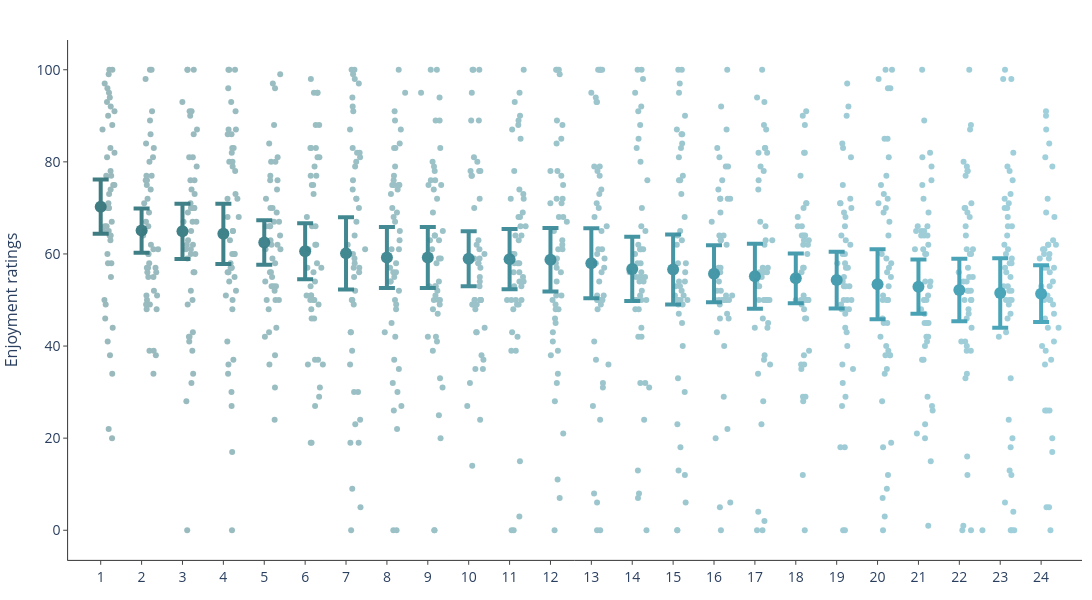

Notebook code for this chart:
### Markdown cell above
## 4.1. Distribution of enjoyment ratings

### Code cell
# [PAPER FIGURE 2] Distribution of enjoyment ratings by trajectory: raw dots (gradient, sorted by mean) plus mean+95CI per video (colored gradient)

# Prepare data: only keep rows with both ratings and units
df_plot = df_ratings[df_ratings['rating_enjoyment'].notna() & df_ratings['trajectory_unit'].notna()]

# Compute mean for each unit (video) and sort
means = df_plot.groupby('trajectory_unit')['rating_enjoyment'].mean()
units_sorted = means.sort_values(ascending=False).index.tolist()

# Make plot dot/color gradient
cmap = LinearSegmentedColormap.from_list(
    "custom_teal_to_darkteal",
    ['#316a6c', '#42a3b9'],
    N=len(units_sorted) + 6
)
gradient_colors = [mcolors.to_hex(cmap(i + 6)) for i in range(len(units_sorted))]

dot_traces = []
mean_error_traces = []
DOT_X_OFFSET = 0.2

for i, unit in enumerate(units_sorted):
    vals = df_plot[df_plot['trajectory_unit'] == unit]['rating_enjoyment']
    x_jitter = np.random.normal(loc=i + DOT_X_OFFSET, scale=0.09, size=len(vals))
    dot_traces.append(go.Scatter(
        x=x_jitter, y=vals.values,
        mode='markers',
        marker=dict(color=gradient_colors[i], size=6),
        opacity=0.5,
        showlegend=False,
        hoverinfo='skip'
    ))
    n = len(vals)
    mean = np.mean(vals)
    h = t.ppf(0.975, n-1) * (np.std(vals, ddof=1) / np.sqrt(n)) if n > 1 else 0
    mean_error_traces.append(go.Scatter(
        x=[i], y=[mean],
        mode='markers',
        marker=dict(color=gradient_colors[i], size=12),
        error_y=dict(
            type='data', array=[h], visible=True, color=gradient_colors[i], thickness=4, width=8
        ),
        name=f'Video {i + 1}<br>({unit})',  # Directly use the trajectory_unit string
        opacity=0.95,
        showlegend=False
    ))

fig = go.Figure(data=dot_traces + mean_error_traces)
fig.update_layout(
    xaxis=dict(
        tickmode='array',
        tickvals=list(range(len(units_sorted))),
        ticktext=[str(i+1) for i in range(len(units_sorted))],
        tickfont=dict(size=14),
        showline=True, showgrid=True, zeroline=False,
        mirror=False, linewidth=0.8, linecolor='black',
        ticks='outside', ticklen=4,
    ),
    yaxis=dict(
        title=dict(text="Enjoyment ratings", font=dict(size=16)),
        showline=True, showgrid=True, zeroline=False,
        mirror=False, linewidth=0.8, linecolor='black',
        ticks='outside', ticklen=4, tickfont=dict(size=14),
    ),
    width=1400, height=600,
    margin=dict(l=10, r=10, t=40, b=40),
    plot_bgcolor='white'
)

fig.update_xaxes(range=[-0.8, len(units_sorted)])
fig.show()

### Figure 1 — Plotly figure (JSON) as saved in the notebook; plotly's stock layout.template omitted (floating-point values rounded to 4 significant figures)
{"data": [{"hoverinfo": "skip", "marker": {"color": "#35767c", "size": 6}, "mode": "markers", "opacity": 0.5, "showlegend": false, "type": "scatter", "x": [0.2374, 0.1817, 0.2264, 0.1961, 0.1353, 0.2372, 0.245, 0.2227, 0.2057, 0.1443, 0.162, 0.3062, 0.1645, 0.1557, 0.2856, 0.1879, 0.2821, 0.2565, 0.122, 0.09723, 0.2601, 0.2022, 0.2705, 0.3368, 0.1961, 0.2424, 0.1101, 0.1535, 0.1642, 0.04352, 0.178, 0.2175, 0.3367, 0.2933, 0.06404, 0.2443, 0.1948, 0.2406, 0.09872, 0.09106, 0.2503, 0.2118, 0.1949, 0.2773, 0.2003, 0.1705, 0.2829, 0.3356], "y": [83.0, 90.0, 38.0, 65.0, 77.0, 63.0, 92.0, 94.0, 73.0, 66.0, 70.0, 75.0, 60.0, 81.0, 100.0, 71.0, 34.0, 77.0, 49.0, 97.0, 58.0, 95.0, 67.0, 82.0, 70.0, 74.0, 46.0, 93.0, 96.0, 87.0, 58.0, 64.0, 91.0, 44.0, 65.0, 64.0, 22.0, 78.0, 66.0, 50.0, 55.0, 100.0, 99.0, 20.0, 70.0, 41.0, 88.0, 75.0]}, {"hoverinfo": "skip", "marker": {"color": "#35787f", "size": 6}, "mode": "markers", "opacity": 0.5, "showlegend": false, "type": "scatter", "x": [1.203, 1.192, 1.256, 1.17, 1.158, 1.164, 1.29, 1.145, 1.165, 1.228, 1.064, 1.205, 1.299, 1.403, 1.098, 1.279, 1.131, 1.101, 1.129, 1.124, 1.141, 1.038, 1.34, 1.358, 1.219, 1.111, 1.206, 1.349, 1.244, 1.29, 1.302, 1.29, 1.118, 1.186, 1.069, 1.223, 1.367, 1.163, 1.192, 1.379, 1.296, 1.107, 1.127, 1.131, 1.246, 1.109, 1.182, 1.118], "y": [49.0, 80.0, 91.0, 60.0, 57.0, 55.0, 55.0, 72.0, 60.0, 62.0, 71.0, 100.0, 83.0, 61.0, 98.0, 81.0, 50.0, 76.0, 57.0, 48.0, 56.0, 64.0, 57.0, 56.0, 86.0, 49.0, 89.0, 38.0, 100.0, 34.0, 52.0, 61.0, 51.0, 58.0, 65.0, 74.0, 48.0, 66.0, 39.0, 51.0, 39.0, 67.0, 75.0, 76.0, 77.0, 84.0, 69.0, 77.0]}, {"hoverinfo": "skip", "marker": {"color": "#367a81", "size": 6}, "mode": "markers", "opacity": 0.5, "showlegend": false, "type": "scatter", "x": [2.205, 2.173, 2.219, 2.165, 2.158, 2.269, 2.247, 2.105, 2.194, 2.095, 2.164, 2.286, 2.197, 2.314, 2.354, 2.276, 2.174, 2.347, 2.241, 2.254, 2.252, 2.223, 2.127, 2.132, 2.211, 2.256, 2.221, 2.084, 2.115, 2.206, 2.122, 2.204, 2.189, 2.204, 2.294, 2.292, 2.245, 2.025, 2.124, 2.274, 2.29, 1.997, 2.261, 2.253, 2.297, 2.34, 2.136, 2.119], "y": [52.0, 42.0, 32.0, 41.0, 42.0, 56.0, 67.0, 62.0, 76.0, 28.0, 81.0, 70.0, 71.0, 60.0, 87.0, 100.0, 91.0, 79.0, 39.0, 43.0, 70.0, 91.0, 49.0, 69.0, 65.0, 62.0, 74.0, 61.0, 0.0, 70.0, 100.0, 60.0, 90.0, 61.0, 76.0, 56.0, 50.0, 67.0, 100.0, 86.0, 70.0, 93.0, 34.0, 81.0, 73.0, 67.0, 63.0, 59.0]}, {"hoverinfo": "skip", "marker": {"color": "#367c84", "size": 6}, "mode": "markers", "opacity": 0.5, "showlegend": false, "type": "scatter", "x": [3.126, 3.343, 3.199, 3.161, 3.096, 3.273, 3.127, 3.191, 3.224, 3.22, 3.177, 3.226, 3.124, 3.289, 3.118, 3.143, 3.114, 3.232, 3.103, 3.217, 3.245, 3.252, 3.201, 3.375, 3.299, 3.206, 3.176, 3.297, 3.307, 3.21, 3.144, 3.198, 3.308, 3.124, 3.276, 3.202, 3.143, 3.272, 3.285, 3.223, 3.061, 3.215, 3.201, 3.107, 3.218, 3.234, 3.103, 3.101], "y": [56.0, 72.0, 86.0, 63.0, 41.0, 55.0, 87.0, 93.0, 50.0, 48.0, 57.0, 79.0, 100.0, 78.0, 96.0, 100.0, 34.0, 65.0, 56.0, 83.0, 37.0, 83.0, 57.0, 68.0, 91.0, 82.0, 58.0, 73.0, 87.0, 0.0, 80.0, 30.0, 52.0, 36.0, 60.0, 57.0, 54.0, 60.0, 100.0, 80.0, 51.0, 17.0, 27.0, 86.0, 60.0, 65.0, 68.0, 72.0]}, {"hoverinfo": "skip", "marker": {"color": "#377e87", "size": 6}, "mode": "markers", "opacity": 0.5, "showlegend": false, "type": "scatter", "x": [4.108, 4.386, 4.295, 4.179, 4.263, 4.238, 4.118, 4.24, 4.262, 4.042, 4.151, 4.153, 4.358, 4.145, 4.21, 4.327, 4.274, 4.149, 4.03, 4.229, 4.015, 4.254, 4.266, 4.395, 4.059, 4.177, 4.163, 4.167, 4.362, 4.39, 4.191, 4.263, 4.324, 4.139, 4.145, 4.254, 4.127, 4.12, 4.287, 4.126, 4.304, 4.035, 4.2, 4.312, 4.024, 4.323, 4.203, 4.273], "y": [48.0, 64.0, 44.0, 53.0, 38.0, 67.0, 43.0, 88.0, 31.0, 72.0, 70.0, 63.0, 50.0, 76.0, 97.0, 81.0, 50.0, 77.0, 61.0, 53.0, 42.0, 24.0, 58.0, 61.0, 50.0, 62.0, 56.0, 80.0, 67.0, 99.0, 55.0, 96.0, 76.0, 56.0, 66.0, 52.0, 66.0, 84.0, 53.0, 36.0, 69.0, 66.0, 59.0, 74.0, 54.0, 62.0, 70.0, 80.0]}, {"hoverinfo": "skip", "marker": {"color": "#378089", "size": 6}, "mode": "markers", "opacity": 0.5, "showlegend": false, "type": "scatter", "x": [5.248, 5.164, 5.225, 5.243, 5.349, 5.254, 5.303, 5.133, 5.14, 5.343, 5.295, 5.151, 5.23, 5.29, 5.145, 5.147, 5.035, 5.241, 5.129, 5.054, 5.263, 5.203, 5.22, 5.396, 5.157, 5.143, 5.434, 5.259, 5.214, 5.078, 5.341, 5.206, 5.2, 5.271, 5.126, 5.068, 5.196, 5.361, 5.137, 5.305, 5.241, 5.168, 5.159, 5.136, 5.042, 5.316, 5.328, 5.273], "y": [62.0, 75.0, 50.0, 27.0, 81.0, 66.0, 81.0, 53.0, 98.0, 88.0, 95.0, 48.0, 79.0, 58.0, 51.0, 51.0, 51.0, 37.0, 83.0, 57.0, 83.0, 56.0, 46.0, 57.0, 19.0, 83.0, 36.0, 88.0, 95.0, 61.0, 29.0, 73.0, 50.0, 62.0, 50.0, 36.0, 75.0, 31.0, 19.0, 95.0, 54.0, 66.0, 46.0, 77.0, 68.0, 37.0, 49.0, 77.0]}, {"hoverinfo": "skip", "marker": {"color": "#38828c", "size": 6}, "mode": "markers", "opacity": 0.5, "showlegend": false, "type": "scatter", "x": [6.163, 6.107, 6.197, 6.212, 6.163, 6.254, 6.099, 6.313, 6.189, 6.226, 6.324, 6.115, 6.333, 6.169, 6.345, 6.21, 6.309, 6.149, 6.163, 6.207, 6.27, 6.152, 6.252, 6.223, 6.344, 6.17, 6.205, 6.214, 6.321, 6.141, 6.155, 6.116, 6.354, 6.197, 6.188, 6.253, 6.315, 6.173, 6.155, 6.125, 6.097, 6.294, 6.136, 6.249, 6.222, 6.467, 6.041, 6.177], "y": [74.0, 19.0, 30.0, 58.0, 83.0, 67.0, 36.0, 97.0, 49.0, 23.0, 57.0, 43.0, 82.0, 60.0, 24.0, 64.0, 19.0, 39.0, 92.0, 59.0, 82.0, 9.0, 72.0, 79.0, 81.0, 76.0, 100.0, 98.0, 56.0, 50.0, 94.0, 43.0, 5.0, 55.0, 57.0, 72.0, 70.0, 99.0, 50.0, 0.0, 87.0, 30.0, 100.0, 80.0, 52.0, 61.0, 62.0, 91.0]}, {"hoverinfo": "skip", "marker": {"color": "#39848f", "size": 6}, "mode": "markers", "opacity": 0.5, "showlegend": false, "type": "scatter", "x": [7.313, 7.164, 7.188, 7.143, 7.079, 7.294, 7.172, 7.198, 7.197, 7.156, 7.132, 7.288, 7.098, 7.207, 7.339, 7.179, 7.157, 7.18, 7.248, 7.245, 7.294, 7.309, 7.076, 7.305, 7.446, 7.114, 7.29, 7.131, 7.354, 7.178, 7.258, 6.947, 7.114, 7.292, 7.316, 7.164, 7.262, 7.205, 7.221, 7.225, 7.227, 7.236, 7.224, 7.094, 7.168, 7.176, 7.2, 7.2], "y": [84.0, 68.0, 91.0, 32.0, 54.0, 61.0, 77.0, 89.0, 50.0, 56.0, 70.0, 100.0, 73.0, 83.0, 87.0, 55.0, 0.0, 75.0, 22.0, 69.0, 52.0, 63.0, 57.0, 75.0, 95.0, 45.0, 75.0, 75.0, 27.0, 37.0, 30.0, 43.0, 61.0, 35.0, 65.0, 76.0, 74.0, 42.0, 56.0, 58.0, 49.0, 0.0, 48.0, 54.0, 26.0, 83.0, 67.0, 79.0]}, {"hoverinfo": "skip", "marker": {"color": "#398691", "size": 6}, "mode": "markers", "opacity": 0.5, "showlegend": false, "type": "scatter", "x": [8.234, 8.169, 8.271, 8.242, 8.299, 8.177, 8.105, 8.287, 8.272, 8.272, 8.054, 8.18, 8.148, 8.305, 8.172, 8.317, 8.312, 8.126, 8.074, 8.262, 8.033, 7.835, 8.146, 8.227, 8.192, 8.001, 8.274, 8.213, 8.151, 8.16, 8.195, 8.186, 8.017, 8.367, 8.163, 8.126, 8.171, 8.297, 8.36, 8.224, 8.123, 8.222, 8.199, 8.116, 8.289, 8.292, 8.327, 8.072], "y": [52.0, 78.0, 25.0, 47.0, 33.0, 53.0, 61.0, 94.0, 59.0, 54.0, 63.0, 76.0, 50.0, 83.0, 64.0, 59.0, 20.0, 69.0, 76.0, 50.0, 53.0, 95.0, 74.0, 72.0, 89.0, 42.0, 63.0, 58.0, 79.0, 0.0, 53.0, 51.0, 75.0, 65.0, 0.0, 48.0, 64.0, 50.0, 31.0, 41.0, 39.0, 100.0, 42.0, 80.0, 89.0, 49.0, 75.0, 100.0]}, {"hoverinfo": "skip", "marker": {"color": "#3a8794", "size": 6}, "mode": "markers", "opacity": 0.5, "showlegend": false, "type": "scatter", "x": [9.263, 9.239, 9.266, 9.269, 9.164, 9.046, 9.144, 9.148, 9.114, 9.077, 9.286, 9.163, 9.078, 9.272, 9.386, 9.257, 9.348, 9.03, 9.211, 9.134, 9.103, 9.299, 9.094, 9.06, 9.086, 9.259, 9.36, 9.289, 9.313, 9.293, 9.28, 9.135, 9.286, 9.195, 9.196, 8.965, 9.265, 9.069, 9.39, 9.248, 9.087, 9.271, 9.195, 9.239, 9.233, 9.184, 9.284, 9.129], "y": [61.0, 58.0, 59.0, 72.0, 35.0, 78.0, 50.0, 50.0, 100.0, 95.0, 78.0, 48.0, 77.0, 55.0, 60.0, 78.0, 35.0, 32.0, 80.0, 59.0, 49.0, 50.0, 100.0, 89.0, 14.0, 100.0, 37.0, 50.0, 38.0, 50.0, 24.0, 70.0, 57.0, 62.0, 49.0, 27.0, 53.0, 77.0, 44.0, 89.0, 49.0, 54.0, 43.0, 63.0, 58.0, 43.0, 50.0, 81.0]}, {"hoverinfo": "skip", "marker": {"color": "#3a8996", "size": 6}, "mode": "markers", "opacity": 0.5, "showlegend": false, "type": "scatter", "x": [10.04, 10.24, 9.939, 10.18, 10.19, 10.34, 10.34, 10.06, 10.29, 10.11, 10.29, 10.11, 10.07, 10.15, 10.26, 10.24, 10.05, 10.27, 10.12, 10.03, 10.06, 10.22, 10.29, 10.15, 10.22, 10.39, 10.34, 10.26, 10.32, 10.21, 10.1, 10.22, 10.12, 10.13, 10.24, 10.14, 10.24, 10.09, 10.24, 10.35, 10.2, 10.22, 10.04, 10.25, 10.24, 10.33, 10.1, 10.27], "y": [50.0, 54.0, 50.0, 49.0, 42.0, 54.0, 73.0, 87.0, 50.0, 53.0, 64.0, 78.0, 60.0, 50.0, 90.0, 95.0, 0.0, 66.0, 58.0, 72.0, 43.0, 49.0, 53.0, 39.0, 89.0, 66.0, 72.0, 68.0, 69.0, 88.0, 0.0, 63.0, 60.0, 93.0, 56.0, 64.0, 3.0, 48.0, 58.0, 100.0, 58.0, 68.0, 39.0, 15.0, 74.0, 55.0, 56.0, 85.0]}, {"hoverinfo": "skip", "marker": {"color": "#3b8b99", "size": 6}, "mode": "markers", "opacity": 0.5, "showlegend": false, "type": "scatter", "x": [11.15, 11.13, 11.26, 11.13, 11.06, 11.14, 11.16, 11.21, 11.31, 11.18, 11.2, 11.29, 11.14, 11.27, 11.17, 11.2, 11.15, 11.3, 11.31, 11.15, 11.13, 11.18, 11.06, 11.26, 11.29, 11.27, 11.16, 11.1, 11.0, 11.23, 11.11, 11.01, 11.23, 11.19, 11.11, 11.0, 11.05, 11.16, 11.15, 11.27, 11.29, 11.17, 11.31, 11.12, 11.29, 11.16, 11.08, 11.4], "y": [57.0, 45.0, 85.0, 48.0, 41.0, 51.0, 32.0, 68.0, 75.0, 34.0, 48.0, 62.0, 100.0, 77.0, 78.0, 100.0, 84.0, 72.0, 21.0, 54.0, 58.0, 39.0, 43.0, 56.0, 88.0, 71.0, 59.0, 0.0, 71.0, 99.0, 28.0, 38.0, 7.0, 61.0, 46.0, 78.0, 50.0, 100.0, 72.0, 51.0, 61.0, 11.0, 68.0, 49.0, 63.0, 89.0, 65.0, 67.0]}, {"hoverinfo": "skip", "marker": {"color": "#3c8d9c", "size": 6}, "mode": "markers", "opacity": 0.5, "showlegend": false, "type": "scatter", "x": [12.18, 12.32, 12.23, 12.25, 12.31, 12.13, 12.07, 12.11, 12.19, 12.14, 12.25, 12.21, 12.28, 12.15, 12.24, 12.11, 12.26, 12.14, 12.15, 12.26, 12.14, 12.15, 12.17, 12.27, 12.14, 12.22, 12.21, 12.0, 12.19, 12.17, 12.42, 12.21, 12.24, 12.11, 12.14, 12.27, 12.14, 12.38, 12.22, 12.07, 12.13, 12.28, 12.04, 12.22, 12.3, 12.2, 12.08, 12.07], "y": [70.0, 59.0, 49.0, 56.0, 57.0, 71.0, 79.0, 94.0, 54.0, 0.0, 65.0, 24.0, 32.0, 48.0, 50.0, 37.0, 100.0, 6.0, 78.0, 61.0, 93.0, 50.0, 100.0, 50.0, 50.0, 100.0, 79.0, 95.0, 73.0, 61.0, 36.0, 50.0, 74.0, 58.0, 60.0, 50.0, 51.0, 66.0, 0.0, 8.0, 93.0, 31.0, 27.0, 100.0, 51.0, 77.0, 68.0, 41.0]}, {"hoverinfo": "skip", "marker": {"color": "#3c8f9e", "size": 6}, "mode": "markers", "opacity": 0.5, "showlegend": false, "type": "scatter", "x": [13.32, 13.19, 13.07, 13.15, 13.31, 13.13, 13.19, 13.23, 13.18, 13.35, 13.22, 13.15, 13.17, 13.16, 13.11, 13.23, 12.94, 13.17, 13.2, 13.21, 13.41, 13.11, 13.2, 13.09, 13.22, 13.19, 13.14, 13.13, 13.22, 13.27, 13.07, 13.24, 13.37, 13.28, 13.23, 13.22, 13.06, 13.15, 13.08, 13.14, 13.2, 13.32, 13.26, 13.34, 13.23, 13.22, 13.15, 13.29], "y": [65.0, 61.0, 60.0, 85.0, 55.0, 58.0, 88.0, 42.0, 54.0, 0.0, 92.0, 91.0, 55.0, 48.0, 50.0, 100.0, 56.0, 8.0, 58.0, 61.0, 31.0, 83.0, 80.0, 55.0, 56.0, 51.0, 13.0, 100.0, 66.0, 61.0, 95.0, 70.0, 76.0, 54.0, 50.0, 44.0, 50.0, 42.0, 48.0, 7.0, 32.0, 32.0, 98.0, 50.0, 52.0, 55.0, 62.0, 24.0]}, {"hoverinfo": "skip", "marker": {"color": "#3d91a1", "size": 6}, "mode": "markers", "opacity": 0.5, "showlegend": false, "type": "scatter", "x": [14.2, 14.21, 14.12, 14.1, 14.11, 14.14, 14.31, 14.17, 14.29, 14.1, 14.14, 14.22, 14.09, 14.12, 14.14, 14.23, 14.21, 14.31, 14.22, 14.09, 14.28, 14.19, 14.12, 14.18, 14.13, 14.24, 14.18, 14.21, 14.16, 14.12, 14.13, 14.11, 14.14, 14.29, 14.35, 14.06, 14.26, 14.22, 14.21, 14.29, 14.17, 14.14, 14.1, 14.17, 14.3, 14.23, 14.28, 14.04], "y": [73.0, 63.0, 50.0, 23.0, 64.0, 76.0, 58.0, 76.0, 54.0, 0.0, 95.0, 84.0, 87.0, 49.0, 47.0, 40.0, 100.0, 6.0, 86.0, 62.0, 30.0, 83.0, 33.0, 50.0, 100.0, 77.0, 18.0, 86.0, 97.0, 58.0, 13.0, 50.0, 81.0, 90.0, 50.0, 53.0, 51.0, 45.0, 52.0, 12.0, 65.0, 54.0, 0.0, 53.0, 56.0, 49.0, 68.0, 51.0]}, {"hoverinfo": "skip", "marker": {"color": "#3d93a4", "size": 6}, "mode": "markers", "opacity": 0.5, "showlegend": false, "type": "scatter", "x": [15.16, 15.15, 15.16, 14.94, 15.15, 15.11, 15.08, 15.37, 15.31, 15.04, 15.4, 15.24, 15.39, 15.25, 15.11, 15.2, 15.17, 15.17, 15.29, 15.12, 15.14, 15.31, 15.02, 15.32, 15.13, 15.29, 15.32, 15.07, 15.24, 15.24, 15.44, 15.36, 15.15, 15.31, 15.12, 15.17, 15.13, 15.34, 15.07, 15.31, 15.14, 15.23, 15.33, 15.34, 15.17, 15.2, 15.15, 15.16], "y": [69.0, 56.0, 57.0, 67.0, 72.0, 74.0, 83.0, 50.0, 62.0, 20.0, 6.0, 50.0, 72.0, 40.0, 57.0, 76.0, 52.0, 92.0, 51.0, 50.0, 5.0, 50.0, 50.0, 100.0, 81.0, 79.0, 47.0, 52.0, 29.0, 50.0, 51.0, 46.0, 72.0, 50.0, 54.0, 0.0, 64.0, 79.0, 43.0, 87.0, 49.0, 64.0, 22.0, 72.0, 63.0, 50.0, 46.0, 63.0]}, {"hoverinfo": "skip", "marker": {"color": "#3e95a6", "size": 6}, "mode": "markers", "opacity": 0.5, "showlegend": false, "type": "scatter", "x": [16.09, 16.09, 16.24, 16.1, 16.22, 16.13, 16.19, 16.32, 16.26, 16.32, 16.22, 16.08, 16.31, 16.11, 16.08, 16.22, 16.26, 16.16, 16.3, 16.36, 16.07, 16.24, 16.23, 16.3, 16.21, 16.18, 16.23, 16.29, 16.19, 16.05, 16.24, 16.23, 16.17, 16.28, 16.14, 16.25, 16.08, 16.0, 16.42, 16.37, 16.3, 16.2, 16.03, 16.05, 16.09, 16.22, 16.27, 16.19], "y": [50.0, 82.0, 50.0, 53.0, 78.0, 67.0, 57.0, 45.0, 63.0, 57.0, 37.0, 74.0, 44.0, 56.0, 34.0, 56.0, 66.0, 23.0, 56.0, 50.0, 53.0, 83.0, 62.0, 50.0, 50.0, 100.0, 93.0, 50.0, 46.0, 0.0, 38.0, 2.0, 55.0, 87.0, 79.0, 83.0, 4.0, 44.0, 63.0, 36.0, 82.0, 28.0, 54.0, 94.0, 76.0, 88.0, 50.0, 0.0]}, {"hoverinfo": "skip", "marker": {"color": "#3e97a9", "size": 6}, "mode": "markers", "opacity": 0.5, "showlegend": false, "type": "scatter", "x": [17.19, 17.05, 17.32, 17.19, 17.26, 17.28, 17.05, 17.17, 17.2, 17.18, 17.23, 17.18, 17.19, 17.15, 17.2, 17.3, 17.15, 17.17, 17.27, 17.14, 17.13, 17.18, 17.31, 17.13, 17.25, 17.18, 17.14, 17.25, 17.22, 17.26, 17.2, 17.12, 17.3, 17.29, 17.14, 17.22, 17.17, 17.2, 17.03, 17.2, 17.21, 17.0, 17.24, 17.02, 17.32, 17.23, 17.19, 17.22], "y": [64.0, 68.0, 39.0, 57.0, 71.0, 60.0, 66.0, 50.0, 63.0, 29.0, 46.0, 28.0, 70.0, 66.0, 48.0, 50.0, 64.0, 90.0, 50.0, 56.0, 36.0, 57.0, 50.0, 50.0, 46.0, 62.0, 35.0, 91.0, 88.0, 71.0, 38.0, 77.0, 62.0, 50.0, 49.0, 0.0, 12.0, 36.0, 55.0, 82.0, 50.0, 50.0, 29.0, 55.0, 63.0, 64.0, 51.0, 82.0]}, {"hoverinfo": "skip", "marker": {"color": "#3f99ac", "size": 6}, "mode": "markers", "opacity": 0.5, "showlegend": false, "type": "scatter", "x": [18.15, 18.22, 18.36, 18.14, 18.15, 18.24, 18.3, 18.12, 18.26, 18.2, 18.31, 18.33, 18.18, 18.26, 18.08, 18.2, 18.12, 18.2, 18.22, 18.11, 18.15, 18.21, 18.36, 18.26, 18.02, 18.21, 18.35, 18.17, 18.18, 18.27, 18.33, 18.4, 18.23, 18.16, 18.14, 18.09, 18.13, 18.09, 18.15, 18.29, 18.16, 18.18, 18.21, 18.22, 18.24, 18.22, 18.2, 18.2], "y": [32.0, 29.0, 50.0, 36.0, 54.0, 43.0, 48.0, 64.0, 97.0, 60.0, 53.0, 62.0, 69.0, 40.0, 71.0, 66.0, 48.0, 18.0, 68.0, 49.0, 75.0, 47.0, 70.0, 50.0, 58.0, 48.0, 81.0, 50.0, 53.0, 57.0, 72.0, 35.0, 57.0, 83.0, 84.0, 71.0, 27.0, 18.0, 60.0, 92.0, 0.0, 55.0, 44.0, 63.0, 90.0, 53.0, 58.0, 0.0]}, {"hoverinfo": "skip", "marker": {"color": "#409bae", "size": 6}, "mode": "markers", "opacity": 0.5, "showlegend": false, "type": "scatter", "x": [19.28, 19.27, 19.11, 19.23, 19.23, 19.07, 19.2, 19.15, 19.25, 19.29, 19.15, 19.19, 19.27, 19.26, 19.31, 19.17, 19.33, 19.1, 19.27, 19.25, 19.25, 19.17, 19.15, 19.22, 19.24, 19.33, 19.03, 19.31, 19.33, 19.21, 19.22, 19.24, 19.13, 19.08, 19.22, 19.18, 19.25, 19.19, 19.13, 19.13, 19.12, 19.3, 19.35, 19.23, 19.13, 19.12, 19.25, 19.02], "y": [57.0, 53.0, 28.0, 56.0, 35.0, 42.0, 70.0, 73.0, 96.0, 67.0, 45.0, 38.0, 81.0, 39.0, 38.0, 34.0, 19.0, 60.0, 64.0, 12.0, 72.0, 85.0, 69.0, 50.0, 85.0, 58.0, 98.0, 96.0, 55.0, 40.0, 77.0, 45.0, 50.0, 75.0, 59.0, 3.0, 50.0, 100.0, 18.0, 0.0, 7.0, 38.0, 100.0, 9.0, 51.0, 46.0, 50.0, 71.0]}, {"hoverinfo": "skip", "marker": {"color": "#409db1", "size": 6}, "mode": "markers", "opacity": 0.5, "showlegend": false, "type": "scatter", "x": [20.22, 20.14, 20.22, 20.06, 20.25, 20.07, 20.07, 20.25, 20.29, 20.2, 20.24, 20.32, 20.35, 20.09, 20.16, 20.16, 20.33, 20.12, 19.91, 20.2, 19.96, 20.24, 20.14, 20.15, 20.14, 20.32, 20.21, 20.17, 20.19, 20.09, 20.3, 20.24, 20.15, 20.12, 20.28, 20.19, 20.15, 20.13, 20.22, 20.28, 20.16, 20.09, 20.16, 20.1, 19.94, 20.14, 20.23, 19.98], "y": [66.0, 89.0, 29.0, 48.0, 69.0, 64.0, 65.0, 45.0, 54.0, 45.0, 42.0, 79.0, 26.0, 37.0, 60.0, 40.0, 27.0, 61.0, 61.0, 50.0, 21.0, 62.0, 65.0, 47.0, 64.0, 76.0, 41.0, 54.0, 60.0, 75.0, 15.0, 1.0, 50.0, 72.0, 53.0, 42.0, 45.0, 37.0, 64.0, 82.0, 23.0, 100.0, 20.0, 81.0, 65.0, 50.0, 51.0, 66.0]}, {"hoverinfo": "skip", "marker": {"color": "#419fb4", "size": 6}, "mode": "markers", "opacity": 0.5, "showlegend": false, "type": "scatter", "x": [21.24, 21.28, 21.13, 21.28, 21.25, 21.18, 21.16, 21.18, 21.18, 21.18, 21.2, 21.29, 21.15, 21.05, 21.14, 21.33, 21.15, 21.07, 21.15, 21.22, 21.28, 21.2, 21.21, 21.1, 21.18, 21.23, 21.15, 21.29, 21.18, 21.29, 21.28, 21.19, 21.1, 21.26, 21.2, 21.13, 21.26, 21.3, 20.99, 21.24, 21.29, 21.2, 21.18, 21.33, 21.1, 21.23, 21.2, 21.56], "y": [55.0, 52.0, 50.0, 50.0, 68.0, 61.0, 64.0, 79.0, 40.0, 46.0, 69.0, 60.0, 70.0, 41.0, 41.0, 61.0, 33.0, 0.0, 66.0, 48.0, 39.0, 12.0, 57.0, 54.0, 39.0, 47.0, 77.0, 71.0, 54.0, 50.0, 88.0, 16.0, 1.0, 60.0, 78.0, 70.0, 87.0, 44.0, 56.0, 100.0, 0.0, 78.0, 34.0, 55.0, 80.0, 52.0, 52.0, 0.0]}, {"hoverinfo": "skip", "marker": {"color": "#41a1b6", "size": 6}, "mode": "markers", "opacity": 0.5, "showlegend": false, "type": "scatter", "x": [22.14, 22.18, 22.18, 22.12, 22.25, 22.28, 22.23, 22.22, 22.23, 22.26, 22.1, 22.25, 22.12, 22.25, 22.25, 22.12, 22.14, 22.32, 22.08, 22.14, 22.07, 22.11, 22.32, 22.15, 22.17, 22.23, 22.27, 22.18, 22.27, 22.19, 22.11, 22.17, 22.3, 22.29, 22.21, 22.21, 22.28, 21.97, 22.34, 22.27, 22.26, 22.23, 22.3, 22.28, 22.19, 22.28, 22.19, 22.21], "y": [60.0, 68.0, 46.0, 57.0, 73.0, 58.0, 78.0, 52.0, 58.0, 0.0, 62.0, 18.0, 6.0, 47.0, 55.0, 100.0, 50.0, 4.0, 53.0, 43.0, 98.0, 72.0, 82.0, 56.0, 64.0, 50.0, 52.0, 79.0, 98.0, 61.0, 70.0, 70.0, 76.0, 66.0, 71.0, 49.0, 59.0, 42.0, 0.0, 12.0, 33.0, 13.0, 20.0, 0.0, 53.0, 50.0, 66.0, 24.0]}, {"hoverinfo": "skip", "marker": {"color": "#42a3b9", "size": 6}, "mode": "markers", "opacity": 0.5, "showlegend": false, "type": "scatter", "x": [23.14, 23.12, 23.22, 23.43, 23.07, 23.32, 23.1, 23.12, 23.31, 23.05, 23.18, 22.97, 23.25, 23.29, 23.21, 23.07, 23.29, 23.27, 23.36, 23.12, 23.16, 23.09, 23.16, 23.08, 23.11, 23.19, 23.1, 23.2, 23.29, 23.27, 23.21, 23.21, 23.16, 23.33, 23.31, 23.17, 23.13, 23.14, 23.1, 23.19, 23.08, 23.02, 23.2, 23.12, 23.27, 23.0, 23.21, 23.23], "y": [57.0, 90.0, 50.0, 44.0, 60.0, 47.0, 46.0, 91.0, 57.0, 61.0, 62.0, 59.0, 37.0, 54.0, 26.0, 57.0, 63.0, 20.0, 62.0, 69.0, 51.0, 36.0, 44.0, 50.0, 39.0, 59.0, 81.0, 84.0, 49.0, 17.0, 53.0, 56.0, 72.0, 68.0, 41.0, 62.0, 5.0, 26.0, 26.0, 5.0, 61.0, 40.0, 60.0, 87.0, 79.0, 53.0, 50.0, 0.0]}, {"error_y": {"array": [5.879], "color": "#35767c", "thickness": 4, "type": "data", "visible": true, "width": 8}, "marker": {"color": "#35767c", "size": 12}, "mode": "markers", "name": "Video 1<br>(mr_2_1_10_trajectory_high_amplitude_high_danger_0.055_high_difficulty)", "opacity": 0.95, "showlegend": false, "type": "scatter", "x": [0], "y": [70.27]}, {"error_y": {"array": [4.797], "color": "#35787f", "thickness": 4, "type": "data", "visible": true, "width": 8}, "marker": {"color": "#35787f", "size": 12}, "mode": "markers", "name": "Video 2<br>(mr_2_1_10_trajectory_high_amplitude_low_danger_0.043_high_difficulty)", "opacity": 0.95, "showlegend": false, "type": "scatter", "x": [1], "y": [65.08]}, {"error_y": {"array": [5.991], "color": "#367a81", "thickness": 4, "type": "data", "visible": true, "width": 8}, "marker": {"color": "#367a81", "size": 12}, "mode": "markers", "name": "Video 3<br>(mr_2_1_10_trajectory_high_amplitude_high_danger_0.056_low_difficulty)", "opacity": 0.95, "showlegend": false, "type": "scatter", "x": [2], "y": [64.92]}, {"error_y": {"array": [6.534], "color": "#367c84", "thickness": 4, "type": "data", "visible": true, "width": 8}, "marker": {"color": "#367c84", "size": 12}, "mode": "markers", "name": "Video 4<br>(mr_2_1_10_trajectory_high_amplitude_low_danger_0.042_low_difficulty)", "opacity": 0.95, "showlegend": false, "type": "scatter", "x": [3], "y": [64.38]}, {"error_y": {"array": [4.824], "color": "#377e87", "thickness": 4, "type": "data", "visible": true, "width": 8}, "marker": {"color": "#377e87", "size": 12}, "mode": "markers", "name": "Video 5<br>(mr_2_1_10_trajectory_low_amplitude_low_danger_0.038_low_difficulty)", "opacity": 0.95, "showlegend": false, "type": "scatter", "x": [4], "y": [62.48]}, {"error_y": {"array": [6.083], "color": "#378089", "thickness": 4, "type": "data", "visible": true, "width": 8}, "marker": {"color": "#378089", "size": 12}, "mode": "markers", "name": "Video 6<br>(unlimited_trajectory_high_amplitude_high_danger_0.052_high_difficulty)", "opacity": 0.95, "showlegend": false, "type": "scatter", "x": [5], "y": [60.6]}, {"error_y": {"array": [7.822], "color": "#38828c", "thickness": 4, "type": "data", "visible": true, "width": 8}, "marker": {"color": "#38828c", "size": 12}, "mode": "markers", "name": "Video 7<br>(mr_5_2_20_trajectory_high_amplitude_high_danger_0.062_high_difficulty)", "opacity": 0.95, "showlegend": false, "type": "scatter", "x": [6], "y": [60.12]}, {"error_y": {"array": [6.643], "color": "#39848f", "thickness": 4, "type": "data", "visible": true, "width": 8}, "marker": {"color": "#39848f", "size": 12}, "mode": "markers", "name": "Video 8<br>(mr_2_1_10_trajectory_low_amplitude_high_danger_0.047_low_difficulty)", "opacity": 0.95, "showlegend": false, "type": "scatter", "x": [7], "y": [59.23]}, {"error_y": {"array": [6.619], "color": "#398691", "thickness": 4, "type": "data", "visible": true, "width": 8}, "marker": {"color": "#398691", "size": 12}, "mode": "markers", "name": "Video 9<br>(mr_5_2_20_trajectory_high_amplitude_high_danger_0.060_low_difficulty)", "opacity": 0.95, "showlegend": false, "type": "scatter", "x": [8], "y": [59.23]}, {"error_y": {"array": [5.978], "color": "#3a8794", "thickness": 4, "type": "data", "visible": true, "width": 8}, "marker": {"color": "#3a8794", "size": 12}, "mode": "markers", "name": "Video 10<br>(unlimited_trajectory_low_amplitude_low_danger_0.039_low_difficulty)", "opacity": 0.95, "showlegend": false, "type": "scatter", "x": [9], "y": [58.96]}, {"error_y": {"array": [6.565], "color": "#3a8996", "thickness": 4, "type": "data", "visible": true, "width": 8}, "marker": {"color": "#3a8996", "size": 12}, "mode": "markers", "name": "Video 11<br>(mr_2_1_10_trajectory_low_amplitude_low_danger_0.037_high_difficulty)", "opacity": 0.95, "showlegend": false, "type": "scatter", "x": [10], "y": [58.88]}, {"error_y": {"array": [6.899], "color": "#3b8b99", "thickness": 4, "type": "data", "visible": true, "width": 8}, "marker": {"color": "#3b8b99", "size": 12}, "mode": "markers", "name": "Video 12<br>(mr_2_1_10_trajectory_low_amplitude_high_danger_0.049_high_difficulty)", "opacity": 0.95, "showlegend": false, "type": "scatter", "x": [11], "y": [58.75]}, {"error_y": {"array": [7.6], "color": "#3c8d9c", "thickness": 4, "type": "data", "visible": true, "width": 8}, "marker": {"color": "#3c8d9c", "size": 12}, "mode": "markers", "name": "Video 13<br>(unlimited_trajectory_low_amplitude_high_danger_0.047_high_difficulty)", "opacity": 0.95, "showlegend": false, "type": "scatter", "x": [12], "y": [57.96]}, {"error_y": {"array": [6.971], "color": "#3c8f9e", "thickness": 4, "type": "data", "visible": true, "width": 8}, "marker": {"color": "#3c8f9e", "size": 12}, "mode": "markers", "name": "Video 14<br>(unlimited_trajectory_low_amplitude_low_danger_0.039_high_difficulty)", "opacity": 0.95, "showlegend": false, "type": "scatter", "x": [13], "y": [56.75]}, {"error_y": {"array": [7.59], "color": "#3d91a1", "thickness": 4, "type": "data", "visible": true, "width": 8}, "marker": {"color": "#3d91a1", "size": 12}, "mode": "markers", "name": "Video 15<br>(unlimited_trajectory_high_amplitude_high_danger_0.053_low_difficulty)", "opacity": 0.95, "showlegend": false, "type": "scatter", "x": [14], "y": [56.62]}, {"error_y": {"array": [6.203], "color": "#3d93a4", "thickness": 4, "type": "data", "visible": true, "width": 8}, "marker": {"color": "#3d93a4", "size": 12}, "mode": "markers", "name": "Video 16<br>(unlimited_trajectory_high_amplitude_low_danger_0.044_high_difficulty)", "opacity": 0.95, "showlegend": false, "type": "scatter", "x": [15], "y": [55.71]}, {"error_y": {"array": [7.052], "color": "#3e95a6", "thickness": 4, "type": "data", "visible": true, "width": 8}, "marker": {"color": "#3e95a6", "size": 12}, "mode": "markers", "name": "Video 17<br>(mr_5_2_20_trajectory_high_amplitude_low_danger_0.048_high_difficulty)", "opacity": 0.95, "showlegend": false, "type": "scatter", "x": [16], "y": [55.17]}, {"error_y": {"array": [5.405], "color": "#3e97a9", "thickness": 4, "type": "data", "visible": true, "width": 8}, "marker": {"color": "#3e97a9", "size": 12}, "mode": "markers", "name": "Video 18<br>(unlimited_trajectory_low_amplitude_high_danger_0.047_low_difficulty)", "opacity": 0.95, "showlegend": false, "type": "scatter", "x": [17], "y": [54.71]}, {"error_y": {"array": [6.164], "color": "#3f99ac", "thickness": 4, "type": "data", "visible": true, "width": 8}, "marker": {"color": "#3f99ac", "size": 12}, "mode": "markers", "name": "Video 19<br>(mr_5_2_20_trajectory_high_amplitude_low_danger_0.048_low_difficulty)", "opacity": 0.95, "showlegend": false, "type": "scatter", "x": [18], "y": [54.33]}, {"error_y": {"array": [7.603], "color": "#409bae", "thickness": 4, "type": "data", "visible": true, "width": 8}, "marker": {"color": "#409bae", "size": 12}, "mode": "markers", "name": "Video 20<br>(mr_5_2_20_trajectory_low_amplitude_low_danger_0.038_high_difficulty)", "opacity": 0.95, "showlegend": false, "type": "scatter", "x": [19], "y": [53.42]}, {"error_y": {"array": [5.895], "color": "#409db1", "thickness": 4, "type": "data", "visible": true, "width": 8}, "marker": {"color": "#409db1", "size": 12}, "mode": "markers", "name": "Video 21<br>(mr_5_2_20_trajectory_low_amplitude_low_danger_0.039_low_difficulty)", "opacity": 0.95, "showlegend": false, "type": "scatter", "x": [20], "y": [52.9]}, {"error_y": {"array": [6.795], "color": "#419fb4", "thickness": 4, "type": "data", "visible": true, "width": 8}, "marker": {"color": "#419fb4", "size": 12}, "mode": "markers", "name": "Video 22<br>(mr_5_2_20_trajectory_low_amplitude_high_danger_0.050_low_difficulty)", "opacity": 0.95, "showlegend": false, "type": "scatter", "x": [21], "y": [52.19]}, {"error_y": {"array": [7.542], "color": "#41a1b6", "thickness": 4, "type": "data", "visible": true, "width": 8}, "marker": {"color": "#41a1b6", "size": 12}, "mode": "markers", "name": "Video 23<br>(unlimited_trajectory_high_amplitude_low_danger_0.045_low_difficulty)", "opacity": 0.95, "showlegend": false, "type": "scatter", "x": [22], "y": [51.54]}, {"error_y": {"array": [6.158], "color": "#42a3b9", "thickness": 4, "type": "data", "visible": true, "width": 8}, "marker": {"color": "#42a3b9", "size": 12}, "mode": "markers", "name": "Video 24<br>(mr_5_2_20_trajectory_low_amplitude_high_danger_0.055_high_difficulty)", "opacity": 0.95, "showlegend": false, "type": "scatter", "x": [23], "y": [51.38]}], "layout": {"height": 600, "margin": {"b": 40, "l": 10, "r": 10, "t": 40}, "plot_bgcolor": "white", "width": 1400, "xaxis": {"linecolor": "black", "linewidth": 0.8, "mirror": false, "range": [-0.8, 24], "showgrid": true, "showline": true, "tickfont": {"size": 14}, "ticklen": 4, "tickmode": "array", "ticks": "outside", "ticktext": ["1", "2", "3", "4", "5", "6", "7", "8", "9", "10", "11", "12", "13", "14", "15", "16", "17", "18", "19", "20", "21", "22", "23", "24"], "tickvals": [0, 1, 2, 3, 4, 5, 6, 7, 8, 9, 10, 11, 12, 13, 14, 15, 16, 17, 18, 19, 20, 21, 22, 23], "zeroline": false}, "yaxis": {"linecolor": "black", "linewidth": 0.8, "mirror": false, "showgrid": true, "showline": true, "tickfont": {"size": 14}, "ticklen": 4, "ticks": "outside", "title": {"font": {"size": 16}, "text": "Enjoyment ratings"}, "zeroline": false}}}
